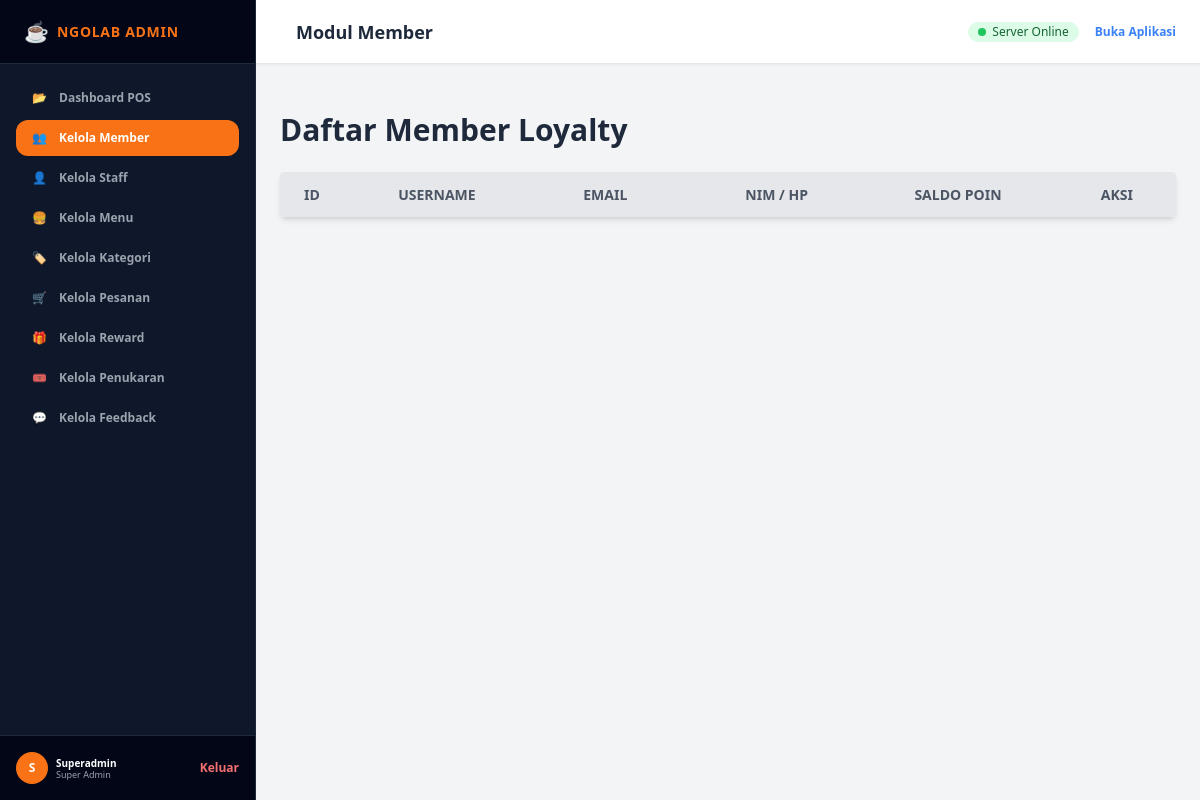
Before: /admin/admin_dashboard.php?page=member (signed in) with the older database file.
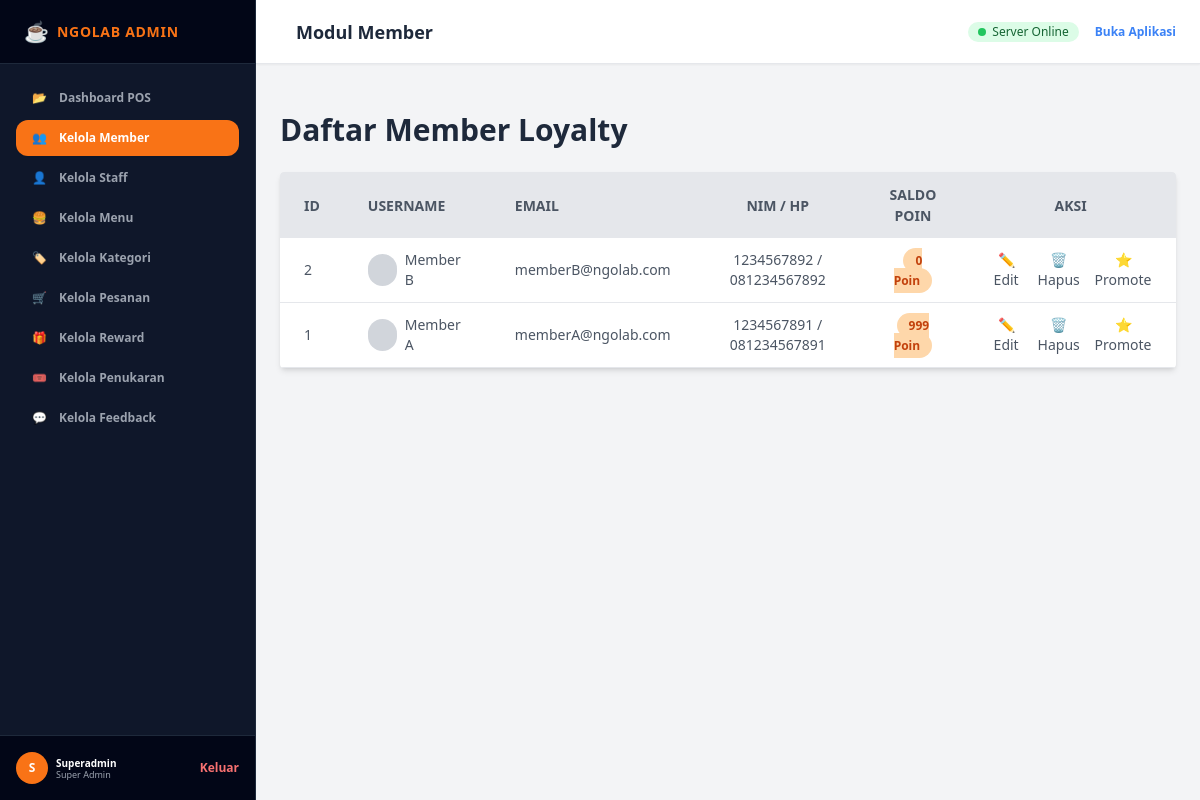
After: the same page with the newer database file.
### tables this page shows
CREATE TABLE IF NOT EXISTS `TABEL_MEMBER` (
  `id_member` INT AUTO_INCREMENT PRIMARY KEY,
  `username` VARCHAR(100) NOT NULL,
  `email` VARCHAR(100) NOT NULL UNIQUE,
  `password` VARCHAR(255) NOT NULL,
  `no_hp` VARCHAR(20) NOT NULL UNIQUE,
  `nim` VARCHAR(20) DEFAULT NULL,
  `saldo_poin` INT NOT NULL DEFAULT 10,
  `is_shared_sosmed` BOOLEAN NOT NULL DEFAULT FALSE,
  `api_key` VARCHAR(100) DEFAULT NULL UNIQUE,
  `avatar` VARCHAR(255) DEFAULT NULL,
  `created_at` TIMESTAMP DEFAULT CURRENT_TIMESTAMP
);

### admin/kelola_member.php (the view, shortened to what this page needs)
<?php
$members = $conn->query("SELECT * FROM TABEL_MEMBER ORDER BY id_member DESC");
?>
<div class="container mx-auto">
    <div class="flex justify-between items-center mb-6">
        <h1 class="text-3xl font-bold text-slate-800">Daftar Member Loyalty</h1>
    </div>
    <div class="bg-white shadow-md rounded my-6 overflow-x-auto">
        <table class="min-w-full w-full table-auto">
            <thead>
                <tr class="bg-gray-200 text-gray-600 uppercase text-sm leading-normal">
                    <th class="py-3 px-6 text-left">ID</th>
                    <th class="py-3 px-6 text-left">Username</th>
                    <th class="py-3 px-6 text-left">Email</th>
                    <th class="py-3 px-6 text-center">NIM / HP</th>
                    <th class="py-3 px-6 text-center">Saldo Poin</th>
                    <th class="py-3 px-6 text-center">Aksi</th>
                </tr>
            </thead>
            <tbody class="text-gray-600 text-sm font-light">
                <?php while($row = $members->fetch_assoc()): ?>
                <tr class="border-b border-gray-200 hover:bg-gray-100">
                    <td class="py-3 px-6 text-left whitespace-nowrap">
                        <span class="font-medium"><?= $row['id_member'] ?></span>
                    </td>
                    <td class="py-3 px-6 text-left">
                        <div class="flex items-center">
                            <?php if($row['avatar']): ?>
                                <img src="../<?= htmlspecialchars($row['avatar']) ?>" class="w-8 h-8 rounded-full mr-2 object-cover">
                            <?php else: ?>
                                <div class="w-8 h-8 rounded-full mr-2 bg-gray-300"></div>
                            <?php endif; ?>
                            <span><?= htmlspecialchars($row['username']) ?></span>
                        </div>
                    </td>
                    <td class="py-3 px-6 text-left">
                        <span><?= htmlspecialchars($row['email']) ?></span>
                    </td>
                    <td class="py-3 px-6 text-center">
                        <span><?= htmlspecialchars($row['nim']) ?> / <?= htmlspecialchars($row['no_hp']) ?></span>
                    </td>
                    <td class="py-3 px-6 text-center">
                        <span class="bg-orange-200 text-orange-700 py-1 px-3 rounded-full text-xs font-bold"><?= $row['saldo_poin'] ?> Poin</span>
                    </td>
                    <td class="py-3 px-6 text-center">
                        <div class="flex item-center justify-center space-x-3">
                            <button onclick="openEditModal(<?= $row['id_member'] ?>, '<?= addslashes($row['username']) ?>', '<?= addslashes($row['no_hp']) ?>', '<?= addslashes($row['nim']) ?>', <?= $row['saldo_poin'] ?>)" class="transform hover:text-blue-500 hover:scale-110">
                                ✏️ Edit
                            </button>
                            <form method="POST" action="" class="inline" onsubmit="return confirm('Hapus member ini?');">
                                <button type="submit" class="transform hover:text-red-500 hover:scale-110">🗑️ Hapus</button>
                            </form>
                            <?php if($_SESSION['admin_role'] === 'superadmin'): ?>
                            <form method="POST" action="" class="inline" onsubmit="return confirm('Promote member ini menjadi Admin?');">
                                <button type="submit" class="transform hover:text-green-500 hover:scale-110" title="Promote to Admin">⭐ Promote</button>
                            </form>
                            <?php endif; ?>
                        </div>
                    </td>
                </tr>
                <?php endwhile; ?>
            </tbody>
        </table>
    </div>
</div>
</div>

### admin/admin_dashboard.php (shortened to what this page needs)
<?php
require_once '../koneksi.php';
$page = $_GET['page'] ?? 'pos';
?>
<!DOCTYPE html>
<html lang="id">
<head>
    <script src="https://cdn.tailwindcss.com"></script>
</head>
<body class="bg-gray-100 min-h-screen text-slate-800 flex flex-col md:flex-row font-sans">
    <aside id="sidebar" class="w-64 bg-slate-900 text-gray-300 flex flex-col justify-between shrink-0 border-r border-slate-800 overflow-y-auto hidden md:flex">
      <div>
        <div class="h-16 flex items-center px-6 border-b border-slate-800 bg-slate-950">
          <span class="text-xl mr-2 animate-pulse">☕</span>
          <span class="font-extrabold text-sm tracking-wider text-orange-500">NGOLAB ADMIN</span>
        </div>
        <nav class="p-4 space-y-1">
          <a href="admin_dashboard.php?page=pos" class="w-full flex items-center space-x-3 px-4 py-2.5 rounded-xl text-xs font-bold transition <?= $page == 'pos' ? 'active-tab-btn' : 'inactive-tab-btn' ?>">
            <span>📂</span> <span>Dashboard POS</span>
          </a>
          <a href="admin_dashboard.php?page=member" class="w-full flex items-center space-x-3 px-4 py-2.5 rounded-xl text-xs font-bold transition <?= $page == 'member' ? 'active-tab-btn' : 'inactive-tab-btn' ?>">
            <span>👥</span> <span>Kelola Member</span>
          </a>
          <a href="admin_dashboard.php?page=staff" class="w-full flex items-center space-x-3 px-4 py-2.5 rounded-xl text-xs font-bold transition <?= $page == 'staff' ? 'active-tab-btn' : 'inactive-tab-btn' ?>">
            <span>👤</span> <span>Kelola Staff</span>
          </a>
          <a href="admin_dashboard.php?page=menu" class="w-full flex items-center space-x-3 px-4 py-2.5 rounded-xl text-xs font-bold transition <?= $page == 'menu' ? 'active-tab-btn' : 'inactive-tab-btn' ?>">
            <span>🍔</span> <span>Kelola Menu</span>
          </a>
          <a href="admin_dashboard.php?page=kategori" class="w-full flex items-center space-x-3 px-4 py-2.5 rounded-xl text-xs font-bold transition <?= $page == 'kategori' ? 'active-tab-btn' : 'inactive-tab-btn' ?>">
            <span>🏷️</span> <span>Kelola Kategori</span>
          </a>
          <a href="admin_dashboard.php?page=pesanan" class="w-full flex items-center space-x-3 px-4 py-2.5 rounded-xl text-xs font-bold transition <?= $page == 'pesanan' ? 'active-tab-btn' : 'inactive-tab-btn' ?>">
            <span>🛒</span> <span>Kelola Pesanan</span>
          </a>
          <a href="admin_dashboard.php?page=reward" class="w-full flex items-center space-x-3 px-4 py-2.5 rounded-xl text-xs font-bold transition <?= $page == 'reward' ? 'active-tab-btn' : 'inactive-tab-btn' ?>">
            <span>🎁</span> <span>Kelola Reward</span>
          </a>
          <a href="admin_dashboard.php?page=penukaran" class="w-full flex items-center space-x-3 px-4 py-2.5 rounded-xl text-xs font-bold transition <?= $page == 'penukaran' ? 'active-tab-btn' : 'inactive-tab-btn' ?>">
            <span>🎟️</span> <span>Kelola Penukaran</span>
          </a>
          <a href="admin_dashboard.php?page=feedback" class="w-full flex items-center space-x-3 px-4 py-2.5 rounded-xl text-xs font-bold transition <?= $page == 'feedback' ? 'active-tab-btn' : 'inactive-tab-btn' ?>">
            <span>💬</span> <span>Kelola Feedback</span>
          </a>
        </nav>
      </div>
      <div class="p-4 border-t border-slate-800 bg-slate-950 flex items-center justify-between">
        <div class="flex items-center space-x-2">
          <div class="w-8 h-8 rounded-full bg-orange-500 text-white font-bold flex items-center justify-center text-xs uppercase">
            <?= substr($_SESSION['admin_username'], 0, 1) ?>
          </div>
          <div class="text-left">
            <p class="text-[10px] font-bold text-white leading-tight capitalize"><?= $_SESSION['admin_role'] ?></p>
            <p class="text-[9px] text-gray-400 leading-none"><?= htmlspecialchars($_SESSION['admin_username']) ?></p>
          </div>
        </div>
        <a href="logout.php" class="text-xs text-red-400 font-bold hover:underline">Keluar</a>
      </div>
    </aside>
    <div class="flex-1 flex flex-col min-w-0">
      <header class="h-16 bg-white border-b border-gray-200 px-6 flex items-center justify-between shrink-0 shadow-sm sticky top-0 z-20">
        <div class="flex items-center space-x-4">
          <h2 id="admin-current-title" class="text-lg font-bold text-slate-800 capitalize">
            <?= $page === 'pos' ? 'Dashboard Kasir POS' : 'Modul ' . htmlspecialchars($page, ENT_QUOTES, 'UTF-8') ?>
          </h2>
        </div>
        <div class="flex items-center space-x-4">
          <span class="inline-flex items-center px-2.5 py-0.5 rounded-full text-xs font-medium bg-green-100 text-green-800 hidden sm:inline-flex">
            <span class="w-2 h-2 rounded-full bg-green-500 mr-1.5 animate-ping"></span>
            Server Online
          </span>
          <a href="../index.html" target="_blank" class="text-xs font-bold text-blue-500 hover:underline">Buka Aplikasi</a>
        </div>
      </header>
      <main class="flex-grow p-4 md:p-6 overflow-y-auto space-y-6">
        <?php if ($page === 'pos'): ?>
        <section class="space-y-6">
          <div class="grid grid-cols-1 lg:grid-cols-3 gap-6">
            <div class="lg:col-span-2 bg-white rounded-2xl p-6 shadow-sm border border-gray-100 space-y-6">
              <div class="border-b border-gray-100 pb-4">
                <h3 class="text-sm font-extrabold text-slate-800 uppercase tracking-wider">Kasir Manual (Earning Poin)</h3>
                <p class="text-xs text-gray-400 mt-0.5">Input belanja pelanggan offline untuk memberikan poin loyalty.</p>
              </div>
              <form id="pos-earn-form" class="space-y-4" onsubmit="alert('Fitur Suntik Poin Manual sedang dalam pengembangan.'); return false;">
                <div class="grid grid-cols-1 md:grid-cols-2 gap-4">
                  <div>
                    <label class="block text-xs font-bold text-gray-400 uppercase mb-1">Nomor HP / NIM Member</label>
                    <input type="text" placeholder="Contoh: 1202210045" required class="w-full px-4 py-2.5 border border-gray-200 rounded-xl focus:ring-2 focus:ring-orange-500 outline-none font-medium"/>
                  </div>
                  <div>
                    <label class="block text-xs font-bold text-gray-400 uppercase mb-1">Total Belanja (Rupiah)</label>
                    <input type="number" id="pos-amount" placeholder="Contoh: 50000" required oninput="document.getElementById('pos-points-preview').innerText = '+' + Math.floor(this.value/10000) + ' Poin'" class="w-full px-4 py-2.5 border border-gray-200 rounded-xl focus:ring-2 focus:ring-orange-500 outline-none font-medium"/>
                  </div>
                </div>
                <div class="flex items-center justify-between p-3 bg-orange-50 rounded-xl border border-orange-100">
                  <span class="text-xs text-orange-800 font-medium">Preview Perolehan Poin (Kelipatan Rp10.000):</span>
                  <span id="pos-points-preview" class="text-sm font-extrabold text-orange-600">+0 Poin</span>
                </div>
                <button type="submit" class="w-full bg-orange-500 text-white font-extrabold py-3 rounded-xl hover:bg-orange-600 transition shadow-md">
                  🔥 Proses Transaksi (Suntik Poin)
                </button>
              </form>
            </div>
            <div class="bg-white rounded-2xl p-6 shadow-sm border border-gray-100 flex flex-col justify-between">
              <div>
                <div class="border-b border-gray-100 pb-4 mb-4">
                  <h3 class="text-sm font-extrabold text-slate-800 uppercase tracking-wider">Live Log Transaksi</h3>
                  <p class="text-xs text-gray-400 mt-0.5">Audit log poin sukses hari ini.</p>
                </div>
                <div class="space-y-3 max-h-[220px] overflow-y-auto pr-1">
                  <div class="flex items-center justify-between p-2.5 bg-gray-50 rounded-lg border border-gray-100 text-xs text-center text-gray-500">
                    Belum ada transaksi hari ini.
                  </div>
                </div>
              </div>
            </div>
          </div>
        </section>
        <?php else: ?>
            <?php
            switch ($page) {
                case 'member':
                    include 'kelola_member.php';
                    break;
            }
            ?>
        <?php endif; ?>
</body>
</html>

### admin/admin_dashboard.php (style rules this page uses)
.active-tab-btn { background-color: #F97316; color: white; box-shadow: 0 1px 2px 0 rgba(0, 0, 0, 0.05); }
.inactive-tab-btn { color: #9CA3AF; }

Changed rows visible on the page:
added tabel_member: id_member "2", username "Member B", email "memberB@ngolab.com", nim "1234567892", no_hp "081234567892", saldo_poin "0"
added tabel_member: id_member "1", username "Member A", email "memberA@ngolab.com", nim "1234567891", no_hp "081234567891", saldo_poin "999"
